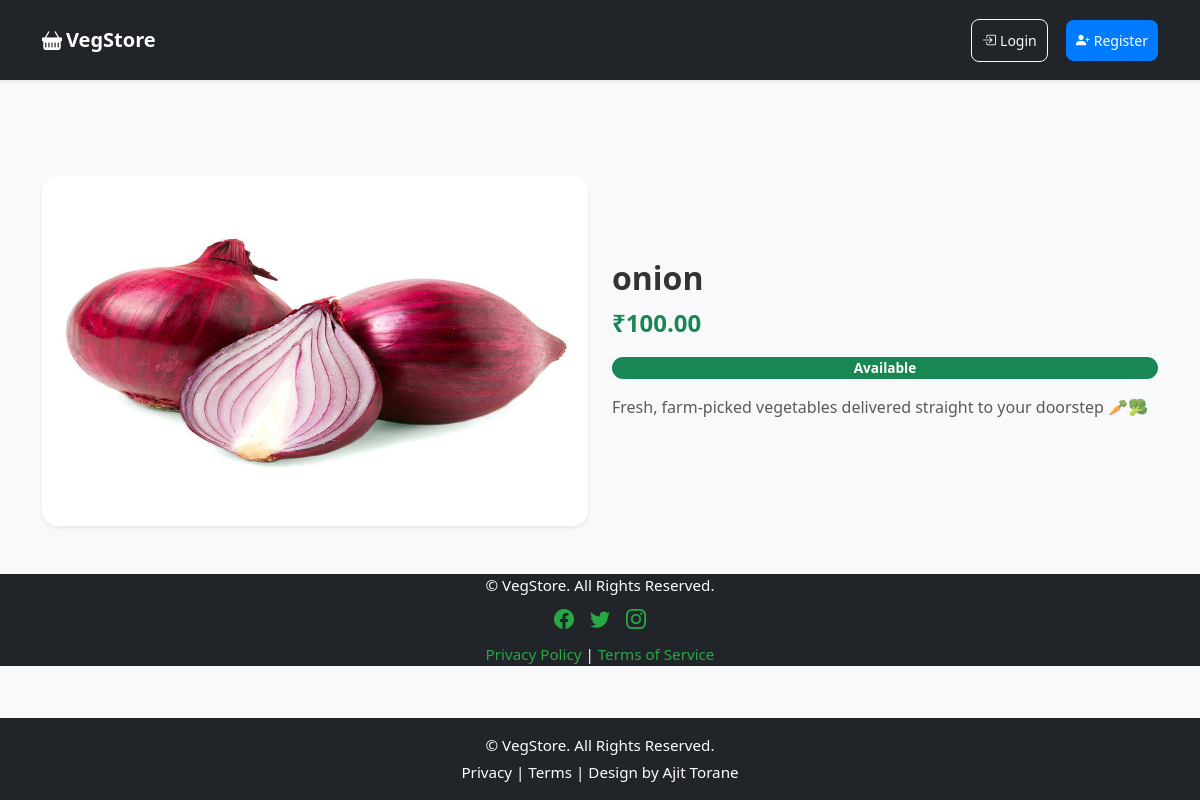
The page /product/1 on the database as committed earlier.
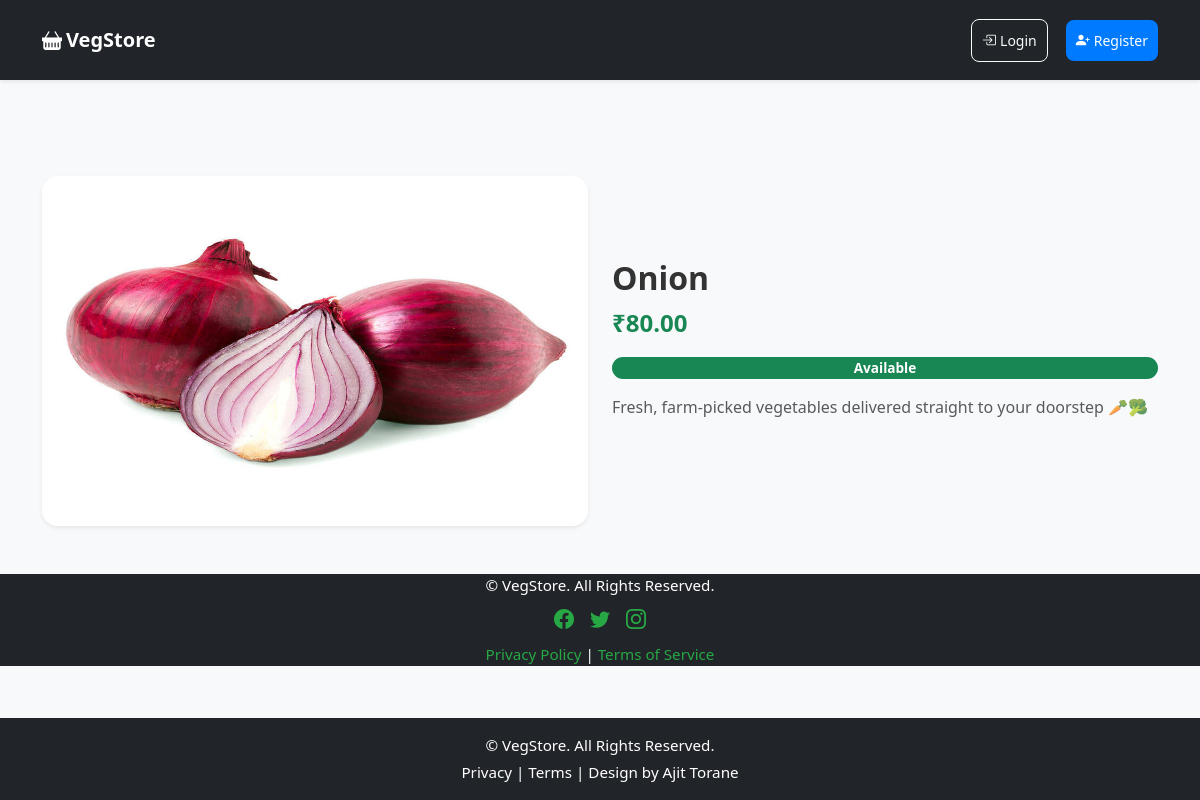
The same page on the database as committed later.
### app.py (models this page shows)
class Product(db.Model):
    id = db.Column(db.Integer, primary_key=True)
    name = db.Column(db.String(150), nullable=False)
    price = db.Column(db.Float, nullable=False)
    image = db.Column(db.String(150), nullable=False)
    status = db.Column(db.String(20), default='available')

### app.py (the view)
@app.route('/product/<int:id>')
def product_detail(id):
    product = Product.query.get_or_404(id)
    return render_template('product.html', product=product)

### app.py (called while the page is built)
@app.context_processor
def inject_cart_count():
    if current_user.is_authenticated and not current_user.is_admin:
        count = Order.query.filter_by(
            user_id=current_user.id,
            payment_status="Pending"
        ).count()
    else:
        count = 0
    return dict(cart_count=count)

### templates/product.html (shortened to what this page needs)
{% extends 'base.html' %}
{% block content %}
<div class="row align-items-center g-4 mt-4">
  <div class="col-md-6">
    <div class="card shadow-sm border-0 rounded-4 overflow-hidden">
      <img src="{{ url_for('static', filename='images/' ~ product.image) }}"
           class="img-fluid"
           alt="{{ product.name }}"
           style="height:350px; object-fit:cover;">
    </div>
  </div>
  <div class="col-md-6 d-flex flex-column justify-content-center">
    <h2 class="fw-bold mb-2">{{ product.name }}</h2>
    <p class="fs-4 text-success fw-bold mb-3">
      ₹{{ "%.2f"|format(product.price) }}
    </p>
    {% if product.price > 0 %}
    <span class="badge bg-success text-white mb-3 px-3 py-1 rounded-pill">Available</span>
    {% else %}
    <span class="badge bg-warning text-dark mb-3 px-3 py-1 rounded-pill">Upcoming</span>
    {% endif %}
    <p class="text-muted mb-4">
      Fresh, farm-picked vegetables delivered straight to your doorstep 🥕🥦
    </p>
  </div>
</div>
<footer class="text-center mt-5">
  <div class="container">
    <p class="mb-2">&copy; {{ current_year }} VegStore. All Rights Reserved.</p>
    <div class="d-flex justify-content-center gap-3 mb-2">
      <a href="#"><i class="bi bi-facebook fs-5"></i></a>
      <a href="#"><i class="bi bi-twitter fs-5"></i></a>
      <a href="#"><i class="bi bi-instagram fs-5"></i></a>
    </div>
    <p class="mb-0">
      <a href="#">Privacy Policy</a> | <a href="#">Terms of Service</a>
    </p>
  </div>
</footer>
{% endblock %}

Rows that differ between the two databases and show on the page:
changed Product: name "onion" → "Onion"; price "100.00" → "80.00"
